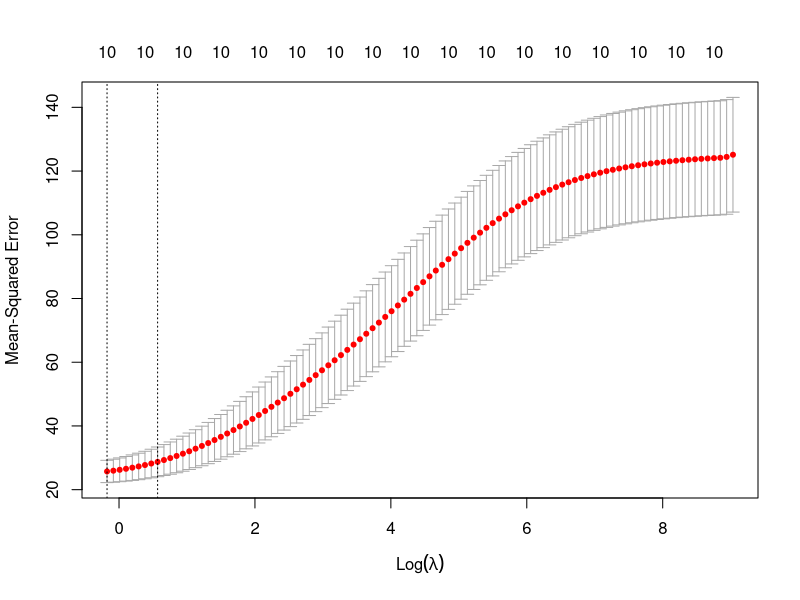

Recreate this plot in R.
# Ridge Regression 
data <- read.csv('2018_07_23_pred_final2.csv',fileEncoding = 'CP949')
data = na.omit(data) 
head(data)

data = data[,-1:-2]

head(data)

x = model.matrix(철광석_가격 ~ ., data)[, -1] 
y = data$철광석_가격
library(glmnet)

grid = 10^seq(10, -2, length = 100) 


ridge.mod = glmnet(x, y, alpha = 0, lambda = grid) 
dim(coef(ridge.mod))

which.min(ridge.mod$lambda)

ridge.mod$lambda[100]

coef(ridge.mod)[, 100]

sqrt(sum(coef(ridge.mod)[-1, 100]^2))


predict(ridge.mod, s = 100, type = "coefficients")


set.seed(1) 
train = sample(1:nrow(x), nrow(x)/2) 
test = (-train) 
y.test = y[test] 
ridge.mod = glmnet(x[train, ], y[train], alpha = 0, lambda = grid, thresh = 1e-12) 
ridge.pred = predict(ridge.mod, s = 4, newx = x[test, ]) 
mean((ridge.pred - y.test)^2)

mean((mean(y[train]) - y.test)^2)

ridge.pred = predict(ridge.mod, s = 1e+10, newx = x[test, ]) 
mean((ridge.pred - y.test)^2)

# 아래 방식이 가장 좋다.
ridge.pred = predict(ridge.mod, s = 0, newx = x[test, ]) 
mean((ridge.pred - y.test)^2)

lm(y ~ x, subset = train)

predict(ridge.mod, s = 0, type = "coefficients")


set.seed(1) 
cv.out = cv.glmnet(x[train, ], y[train], alpha = 0) 
plot(cv.out) 
bestlam = cv.out$lambda.min 
bestlam


ridge.pred = predict(ridge.mod, s = bestlam, newx = x[test, ]) 
mean((ridge.pred - y.test)^2)
tail(data)

 
out = glmnet(x, y, alpha = 0) 
predict(out, type = "coefficients", s = bestlam)
